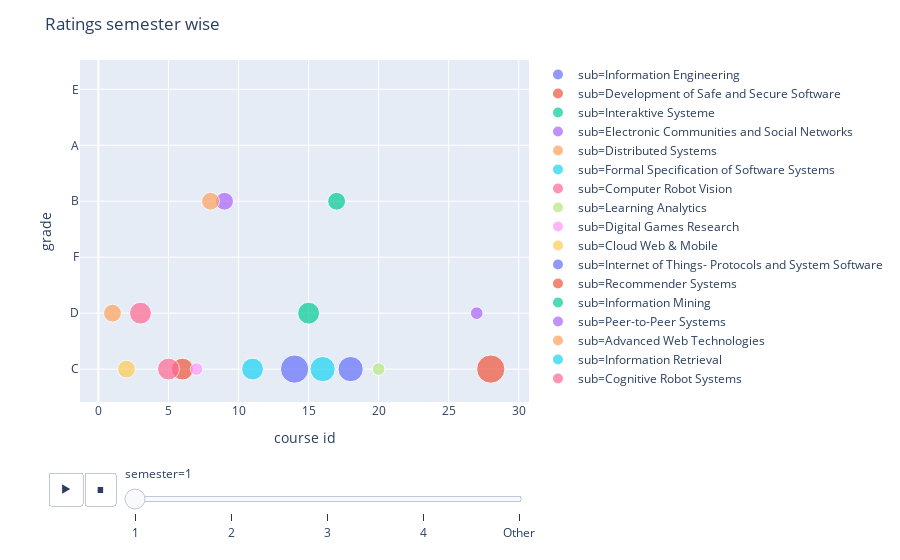

Notebook code for this chart:
### Code cell
fig6=px.scatter(df_rec1.sort_values(by=['semester']), x='course id', y='grade',size='rating',
                color='sub',animation_frame="semester", animation_group="course id")
#px.scatter(df_rec, x="sub", y="rating", animation_frame="rating", animation_group="course id",size='rating',
            #color="course id", hover_name="sub")
fig6.update_layout(title="Ratings semester wise",width=900)
fig6.show()

### Figure 1 — Plotly figure (JSON) as saved in the notebook; plotly's stock layout.template omitted (floating-point values rounded to 4 significant figures)
{"data": [{"hoverlabel": {"namelength": 0}, "hovertemplate": "sub=Information Engineering<br>semester=1<br>course id=%{x}<br>grade=%{y}<br>rating=%{marker.size}", "ids": ["14", "14", "14", "14", "14"], "legendgroup": "sub=Information Engineering", "marker": {"color": "#636efa", "size": [5, 3, 5, 5, 3], "sizemode": "area", "sizeref": 0.0125, "symbol": "circle"}, "mode": "markers", "name": "sub=Information Engineering", "showlegend": true, "type": "scatter", "x": ["14", "14", "14", "14", "14"], "xaxis": "x", "y": ["C", "D", "C", "D", "D"], "yaxis": "y"}, {"hoverlabel": {"namelength": 0}, "hovertemplate": "sub=Development of Safe and Secure Software<br>semester=1<br>course id=%{x}<br>grade=%{y}<br>rating=%{marker.size}", "ids": ["6", "6", "6"], "legendgroup": "sub=Development of Safe and Secure Software", "marker": {"color": "#EF553B", "size": [3, 5, 3], "sizemode": "area", "sizeref": 0.0125, "symbol": "circle"}, "mode": "markers", "name": "sub=Development of Safe and Secure Software", "showlegend": true, "type": "scatter", "x": ["6", "6", "6"], "xaxis": "x", "y": ["C", "F", "C"], "yaxis": "y"}, {"hoverlabel": {"namelength": 0}, "hovertemplate": "sub=Interaktive Systeme<br>semester=1<br>course id=%{x}<br>grade=%{y}<br>rating=%{marker.size}", "ids": ["17", "17", "17"], "legendgroup": "sub=Interaktive Systeme", "marker": {"color": "#00cc96", "size": [2, 1, 2], "sizemode": "area", "sizeref": 0.0125, "symbol": "circle"}, "mode": "markers", "name": "sub=Interaktive Systeme", "showlegend": true, "type": "scatter", "x": ["17", "17", "17"], "xaxis": "x", "y": ["B", "A", "A"], "yaxis": "y"}, {"hoverlabel": {"namelength": 0}, "hovertemplate": "sub=Electronic Communities and Social Networks<br>semester=1<br>course id=%{x}<br>grade=%{y}<br>rating=%{marker.size}", "ids": ["9", "9", "9", "9", "9", "9", "9", "9", "9", "9"], "legendgroup": "sub=Electronic Communities and Social Networks", "marker": {"color": "#ab63fa", "size": [2, 1, 1, 1, 1, 2, 1, 1, 1, 3], "sizemode": "area", "sizeref": 0.0125, "symbol": "circle"}, "mode": "markers", "name": "sub=Electronic Communities and Social Networks", "showlegend": true, "type": "scatter", "x": ["9", "9", "9", "9", "9", "9", "9", "9", "9", "9"], "xaxis": "x", "y": ["B", "C", "C", "B", "B", "C", "A", "C", "C", "D"], "yaxis": "y"}, {"hoverlabel": {"namelength": 0}, "hovertemplate": "sub=Distributed Systems<br>semester=1<br>course id=%{x}<br>grade=%{y}<br>rating=%{marker.size}", "ids": ["8", "8", "8", "8", "8", "8", "8", "8", "8", "8"], "legendgroup": "sub=Distributed Systems", "marker": {"color": "#FFA15A", "size": [2, 1, 3, 2, 1, 2, 3, 3, 2, 2], "sizemode": "area", "sizeref": 0.0125, "symbol": "circle"}, "mode": "markers", "name": "sub=Distributed Systems", "showlegend": true, "type": "scatter", "x": ["8", "8", "8", "8", "8", "8", "8", "8", "8", "8"], "xaxis": "x", "y": ["B", "C", "C", "D", "B", "D", "C", "C", "D", "D"], "yaxis": "y"}, {"hoverlabel": {"namelength": 0}, "hovertemplate": "sub=Formal Specification of Software Systems<br>semester=1<br>course id=%{x}<br>grade=%{y}<br>rating=%{marker.size}", "ids": ["11", "11", "11", "11", "11", "11", "11", "11"], "legendgroup": "sub=Formal Specification of Software Systems", "marker": {"color": "#19d3f3", "size": [3, 3, 2, 5, 3, 4, 5, 3], "sizemode": "area", "sizeref": 0.0125, "symbol": "circle"}, "mode": "markers", "name": "sub=Formal Specification of Software Systems", "showlegend": true, "type": "scatter", "x": ["11", "11", "11", "11", "11", "11", "11", "11"], "xaxis": "x", "y": ["C", "F", "C", "F", "E", "D", "F", "E"], "yaxis": "y"}, {"hoverlabel": {"namelength": 0}, "hovertemplate": "sub=Computer Robot Vision<br>semester=1<br>course id=%{x}<br>grade=%{y}<br>rating=%{marker.size}", "ids": ["5", "5"], "legendgroup": "sub=Computer Robot Vision", "marker": {"color": "#FF6692", "size": [3, 1], "sizemode": "area", "sizeref": 0.0125, "symbol": "circle"}, "mode": "markers", "name": "sub=Computer Robot Vision", "showlegend": true, "type": "scatter", "x": ["5", "5"], "xaxis": "x", "y": ["C", "F"], "yaxis": "y"}, {"hoverlabel": {"namelength": 0}, "hovertemplate": "sub=Learning Analytics<br>semester=1<br>course id=%{x}<br>grade=%{y}<br>rating=%{marker.size}", "ids": ["20", "20"], "legendgroup": "sub=Learning Analytics", "marker": {"color": "#B6E880", "size": [1, 1], "sizemode": "area", "sizeref": 0.0125, "symbol": "circle"}, "mode": "markers", "name": "sub=Learning Analytics", "showlegend": true, "type": "scatter", "x": ["20", "20"], "xaxis": "x", "y": ["C", "A"], "yaxis": "y"}, {"hoverlabel": {"namelength": 0}, "hovertemplate": "sub=Digital Games Research<br>semester=1<br>course id=%{x}<br>grade=%{y}<br>rating=%{marker.size}", "ids": ["7"], "legendgroup": "sub=Digital Games Research", "marker": {"color": "#FF97FF", "size": [1], "sizemode": "area", "sizeref": 0.0125, "symbol": "circle"}, "mode": "markers", "name": "sub=Digital Games Research", "showlegend": true, "type": "scatter", "x": ["7"], "xaxis": "x", "y": ["C"], "yaxis": "y"}, {"hoverlabel": {"namelength": 0}, "hovertemplate": "sub=Cloud Web & Mobile<br>semester=1<br>course id=%{x}<br>grade=%{y}<br>rating=%{marker.size}", "ids": ["2"], "legendgroup": "sub=Cloud Web & Mobile", "marker": {"color": "#FECB52", "size": [2], "sizemode": "area", "sizeref": 0.0125, "symbol": "circle"}, "mode": "markers", "name": "sub=Cloud Web & Mobile", "showlegend": true, "type": "scatter", "x": ["2"], "xaxis": "x", "y": ["C"], "yaxis": "y"}, {"hoverlabel": {"namelength": 0}, "hovertemplate": "sub=Internet of Things- Protocols and System Software<br>semester=1<br>course id=%{x}<br>grade=%{y}<br>rating=%{marker.size}", "ids": ["18", "18", "18", "18"], "legendgroup": "sub=Internet of Things- Protocols and System Software", "marker": {"color": "#636efa", "size": [4, 1, 1, 1], "sizemode": "area", "sizeref": 0.0125, "symbol": "circle"}, "mode": "markers", "name": "sub=Internet of Things- Protocols and System Software", "showlegend": true, "type": "scatter", "x": ["18", "18", "18", "18"], "xaxis": "x", "y": ["C", "B", "C", "C"], "yaxis": "y"}, {"hoverlabel": {"namelength": 0}, "hovertemplate": "sub=Recommender Systems<br>semester=1<br>course id=%{x}<br>grade=%{y}<br>rating=%{marker.size}", "ids": ["28"], "legendgroup": "sub=Recommender Systems", "marker": {"color": "#EF553B", "size": [5], "sizemode": "area", "sizeref": 0.0125, "symbol": "circle"}, "mode": "markers", "name": "sub=Recommender Systems", "showlegend": true, "type": "scatter", "x": ["28"], "xaxis": "x", "y": ["C"], "yaxis": "y"}, {"hoverlabel": {"namelength": 0}, "hovertemplate": "sub=Information Mining<br>semester=1<br>course id=%{x}<br>grade=%{y}<br>rating=%{marker.size}", "ids": ["15", "15", "15", "15", "15"], "legendgroup": "sub=Information Mining", "marker": {"color": "#00cc96", "size": [3, 1, 3, 3, 3], "sizemode": "area", "sizeref": 0.0125, "symbol": "circle"}, "mode": "markers", "name": "sub=Information Mining", "showlegend": true, "type": "scatter", "x": ["15", "15", "15", "15", "15"], "xaxis": "x", "y": ["D", "A", "A", "D", "D"], "yaxis": "y"}, {"hoverlabel": {"namelength": 0}, "hovertemplate": "sub=Peer-to-Peer Systems<br>semester=1<br>course id=%{x}<br>grade=%{y}<br>rating=%{marker.size}", "ids": ["27"], "legendgroup": "sub=Peer-to-Peer Systems", "marker": {"color": "#ab63fa", "size": [1], "sizemode": "area", "sizeref": 0.0125, "symbol": "circle"}, "mode": "markers", "name": "sub=Peer-to-Peer Systems", "showlegend": true, "type": "scatter", "x": ["27"], "xaxis": "x", "y": ["D"], "yaxis": "y"}, {"hoverlabel": {"namelength": 0}, "hovertemplate": "sub=Advanced Web Technologies<br>semester=1<br>course id=%{x}<br>grade=%{y}<br>rating=%{marker.size}", "ids": ["1", "1"], "legendgroup": "sub=Advanced Web Technologies", "marker": {"color": "#FFA15A", "size": [2, 2], "sizemode": "area", "sizeref": 0.0125, "symbol": "circle"}, "mode": "markers", "name": "sub=Advanced Web Technologies", "showlegend": true, "type": "scatter", "x": ["1", "1"], "xaxis": "x", "y": ["D", "B"], "yaxis": "y"}, {"hoverlabel": {"namelength": 0}, "hovertemplate": "sub=Information Retrieval<br>semester=1<br>course id=%{x}<br>grade=%{y}<br>rating=%{marker.size}", "ids": ["16", "16"], "legendgroup": "sub=Information Retrieval", "marker": {"color": "#19d3f3", "size": [4, 4], "sizemode": "area", "sizeref": 0.0125, "symbol": "circle"}, "mode": "markers", "name": "sub=Information Retrieval", "showlegend": true, "type": "scatter", "x": ["16", "16"], "xaxis": "x", "y": ["C", "C"], "yaxis": "y"}, {"hoverlabel": {"namelength": 0}, "hovertemplate": "sub=Cognitive Robot Systems<br>semester=1<br>course id=%{x}<br>grade=%{y}<br>rating=%{marker.size}", "ids": ["3", "3"], "legendgroup": "sub=Cognitive Robot Systems", "marker": {"color": "#FF6692", "size": [3, 2], "sizemode": "area", "sizeref": 0.0125, "symbol": "circle"}, "mode": "markers", "name": "sub=Cognitive Robot Systems", "showlegend": true, "type": "scatter", "x": ["3", "3"], "xaxis": "x", "y": ["D", "C"], "yaxis": "y"}], "layout": {"legend": {"itemsizing": "constant", "tracegroupgap": 0}, "margin": {"t": 60}, "sliders": [{"active": 0, "currentvalue": {"prefix": "semester="}, "len": 0.9, "pad": {"b": 10, "t": 60}, "steps": [{"args": [["1"], {"frame": {"duration": 0, "redraw": false}, "fromcurrent": true, "mode": "immediate", "transition": {"duration": 0, "easing": "linear"}}], "label": "1", "method": "animate"}, {"args": [["2"], {"frame": {"duration": 0, "redraw": false}, "fromcurrent": true, "mode": "immediate", "transition": {"duration": 0, "easing": "linear"}}], "label": "2", "method": "animate"}, {"args": [["3"], {"frame": {"duration": 0, "redraw": false}, "fromcurrent": true, "mode": "immediate", "transition": {"duration": 0, "easing": "linear"}}], "label": "3", "method": "animate"}, {"args": [["4"], {"frame": {"duration": 0, "redraw": false}, "fromcurrent": true, "mode": "immediate", "transition": {"duration": 0, "easing": "linear"}}], "label": "4", "method": "animate"}, {"args": [["Other"], {"frame": {"duration": 0, "redraw": false}, "fromcurrent": true, "mode": "immediate", "transition": {"duration": 0, "easing": "linear"}}], "label": "Other", "method": "animate"}], "x": 0.1, "xanchor": "left", "y": 0, "yanchor": "top"}], "title": {"text": "Ratings semester wise"}, "updatemenus": [{"buttons": [{"args": [null, {"frame": {"duration": 500, "redraw": false}, "fromcurrent": true, "mode": "immediate", "transition": {"duration": 500, "easing": "linear"}}], "label": "&#9654;", "method": "animate"}, {"args": [[null], {"frame": {"duration": 0, "redraw": false}, "fromcurrent": true, "mode": "immediate", "transition": {"duration": 0, "easing": "linear"}}], "label": "&#9724;", "method": "animate"}], "direction": "left", "pad": {"r": 10, "t": 70}, "showactive": false, "type": "buttons", "x": 0.1, "xanchor": "right", "y": 0, "yanchor": "top"}], "width": 900, "xaxis": {"anchor": "y", "domain": [0, 1], "title": {"text": "course id"}}, "yaxis": {"anchor": "x", "domain": [0, 1], "title": {"text": "grade"}}}}
